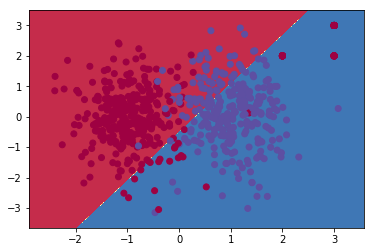

Write the Python code that produced this figure.
#   Copyright (C) 2017 All rights reserved.
#
#   filename : Logistic_Regression.py
#   author   : chendian / okcd00@qq.com
#   date     : 2017-11-13
#   desc     : Theano Logistic Regression Tutorial
#   refer    : Vincent.Y & zhiyong_will @ CSDN
#   
# ============================================================================

from __future__ import print_function

import os
import sys
# os.environ["THEANO_FLAGS"] = 'device=cuda3'
os.environ["THEANO_FLAGS"] = 'device=cpu'

import numpy as np
import theano
import theano.tensor as T
from theano import function, printing

import matplotlib.pyplot as plt

# it can be set in file ~/.theanorc
theano.config.floatX = 'float64'


# use data from sklearn package
def load_moons():
    from sklearn.datasets import make_moons
    np.random.seed(0)
    X, y = make_moons(800, noise=0.2)
    print ("dataset shape:", X.shape)
    
    # return train validate test sets 
    # return [(X[0:600,],y[0:600,]), (X[600:800,],y[600:800,])]
    return [(np.concatenate((X[0:600,], np.array([[3,3]]*80)), axis=0),
    np.concatenate((y[0:600,], np.array([0]*80)), axis=0)), (X[600:800,],y[600:800,])]

def load_circles():
    from sklearn.datasets import make_circles
    np.random.seed(0)
    X, y = make_circles(800, noise=0.2, factor=0.5, random_state=2)
    print ("dataset shape:", X.shape)
    
    # return train validate test sets 
    return [(X[0:600,],y[0:600,]), (X[600:800,],y[600:800,])]

def load_linear():
    from sklearn.datasets import make_classification
    np.random.seed(0)
    X, y = make_classification(
        800, n_features=2, n_redundant=0, n_informative=1,
        random_state=1, n_clusters_per_class=1)
    print ("dataset shape:", X.shape)
    
    # return train validate test sets 
    # return [(X[0:600,],y[0:600,]), (X[600:800,],y[600:800,])]
    return [(np.concatenate((X[0:600,], np.array([[3,3]]*30),np.array([[3,2]]*15),np.array([[2,2]]*15)), axis=0),
    np.concatenate((y[0:600,], np.array([0]*60)), axis=0)), (X[600:800,],y[600:800,])]


def load_data(name='moons'):
    _datasets={
        'moons': load_moons,
        'linear': load_linear,
        'circles': load_circles,
    }
    return _datasets[name]()
    
class LogisticRegression():
    def __init__(self, X, n_in, n_out):
        # Important: shared()
        self.W = theano.shared(
            value=np.zeros(
                (n_in, n_out),
                dtype=theano.config.floatX),
            name='Weight',
            borrow=True
        )

        self.b=theano.shared(
            value=np.zeros(
                (n_out, ),
                dtype=theano.config.floatX),
            name='bias',
            borrow=True
        )

        self.p_y_given_x = T.nnet.softmax(T.dot(X,self.W)+self.b) 
        self.y_pred = T.argmax(self.p_y_given_x, axis=1)           
        self.params = [self.W, self.b]
        self.X = X

    def negative_log_likelihood(self,y):
        return -T.mean(T.log(self.p_y_given_x)[T.arange(y.shape[0]),y])


    def errors(self,y):
        if y.ndim != self.y_pred.ndim:
            raise TypeError(
                'y should have the same shape as self.y_pred',
                ('y',y.type, 'y_pred',self.y_pred.type)
            )
        if y.dtype.startswith('int'):
            # the T.neq operator returns a vector of 0s and 1s, where 1
            # represents a mistake in prediction
            return T.mean(T.neq(self.y_pred, y))
        else:
            return NotImplementedError()

def sgd_optimization(datasets, learning_rate=0.12, n_epochs=300, draw_freq=60):
    train_set_x, train_set_y = datasets[0]
    test_set_x,  test_set_y  = datasets[1]

    index = T.lscalar() # long-Scalar 
    y = T.lvector('y')  # long-Vector /1 dim 
    x = T.matrix('x')   # matrix      /2 dim 
                        # tensor      /3 dim 
    
    classifier = LogisticRegression(X=x, n_in=2, n_out=2)  # Classifier
    cost = classifier.negative_log_likelihood(y)           # Cost or Loss_Function

    g_W = T.grad(cost=cost, wrt=classifier.W) 
    g_b = T.grad(cost=cost, wrt=classifier.b) 

    updates=[(classifier.W, classifier.W - learning_rate * g_W),
             (classifier.b, classifier.b - learning_rate * g_b)]

    train_model=function(
        inputs=[x,y],
        outputs=classifier.errors(y),
        updates=updates)
    
    test_model=function(
        inputs=[x, y],
        outputs=classifier.errors(y)
    )
    
    predict_model=function(
        inputs=[x],
        outputs=classifier.y_pred)
    
    epoch = 0
    while(epoch < n_epochs):
        # draw a figure every 'draw_freq' times
        if epoch % draw_freq == 0:
            plot_decision_boundary(lambda x:predict_model(x), train_set_x, train_set_y)
        # print cost per epoch
        avg_cost = train_model(train_set_x, train_set_y)
        test_cost = test_model(test_set_x, test_set_y)
        print ("epoch is %d,train error %f, test error %f" % (epoch,avg_cost,test_cost))
        epoch += 1
    # draw a figure at last        
    plot_decision_boundary(lambda x:predict_model(x), train_set_x, train_set_y)
        

def plot_decision_boundary(pred_func, train_set_x, train_set_y):
    # Draw figures as Matlab 
    x_min, x_max = train_set_x[:, 0].min() - .5, train_set_x[:, 0].max() + .5
    y_min, y_max = train_set_x[:, 1].min() - .5, train_set_x[:, 1].max() + .5
    h = 0.01
    xx, yy = np.meshgrid(np.arange(x_min, x_max, h), np.arange(y_min, y_max, h))
    Z = pred_func(np.c_[xx.ravel(), yy.ravel()])
    Z = Z.reshape(xx.shape)
    plt.contourf(xx, yy, Z, cmap=plt.cm.Spectral)
    plt.scatter(train_set_x[:, 0], train_set_x[:, 1], c=train_set_y, cmap=plt.cm.Spectral)
    plt.show()


    
if __name__=="__main__":
    data = load_data('linear')
    sgd_optimization(data, n_epochs=300, draw_freq=50)
